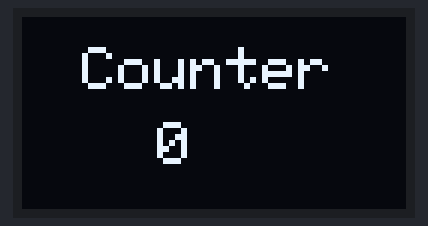
The sketch below on a simulated Arduino Uno, built with avr-gcc and run on an emulated ATmega328P. On the bench: 128×64 one-colour display.

Above: at 1.2 s.
At 5.9 s:
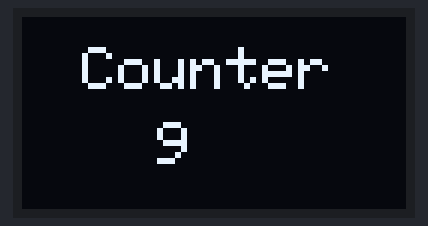
At 10.6 s:
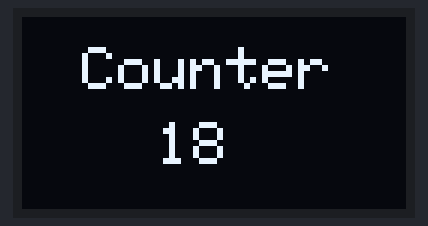
At 20.1 s:
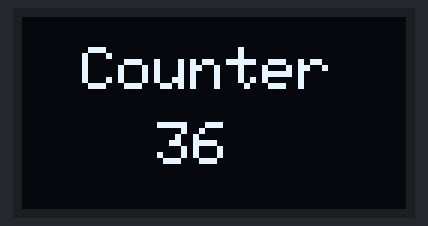
At 29.6 s:
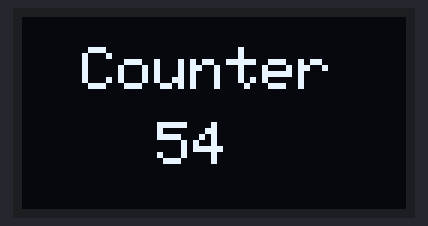
At 39.1 s:
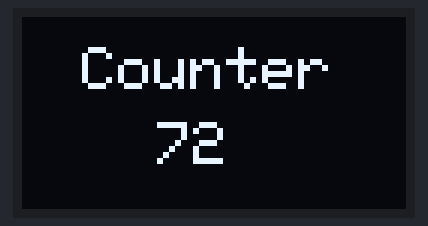

The sketch:

Example5_5.ino
```cpp
//=================== Example ===================
#include <Wire.h>
#include <Adafruit_GFX.h>
#include <Adafruit_SH110X.h>
#define i2c_Address 0x3c
#define SCREEN_WIDTH 128 //OLED display width, in pixels
#define SCREEN_HEIGHT 64 // OLED display height, in pixels
#define OLED_RESET -1  // QT-PY / XIAO
Adafruit_SH1106G display = Adafruit_SH1106G(SCREEN_WIDTH, SCREEN_HEIGHT, &Wire, OLED_RESET);

void setup()   {
 display.begin(i2c_Address, true);
 display.clearDisplay();
 display.display();
 delay(1000);
 display.setTextColor(SH110X_WHITE, SH110X_BLACK);//(1,0)
 display.setTextSize(2);
 display.setCursor(20, 10);
 display.print("Counter");
 //display.drawCircle(20,50,15,1);
 //display.drawTriangle(25,20,25,70,50,35,1);
 display.display();
 }
void loop() {
  callfunc();
  // for(byte i=0; i<=255;i++){
  //   display.setCursor(45, 35);
  //   display.print(String(i)+ "  ");
  //   display.display();
  //   delay(500);
  //     }
}
//==================================================
```

for_loop.ino
```cpp
void callfunc(){
for(byte i=0; i<=255;i++){
     display.setCursor(45, 35);
     display.print(String(i)+ "  ");
     display.display();
     delay(500);
       }
}
```

Measured:
- what the display in image 0 shows lasts 0.5 s, from 1.1 s to 1.6 s
